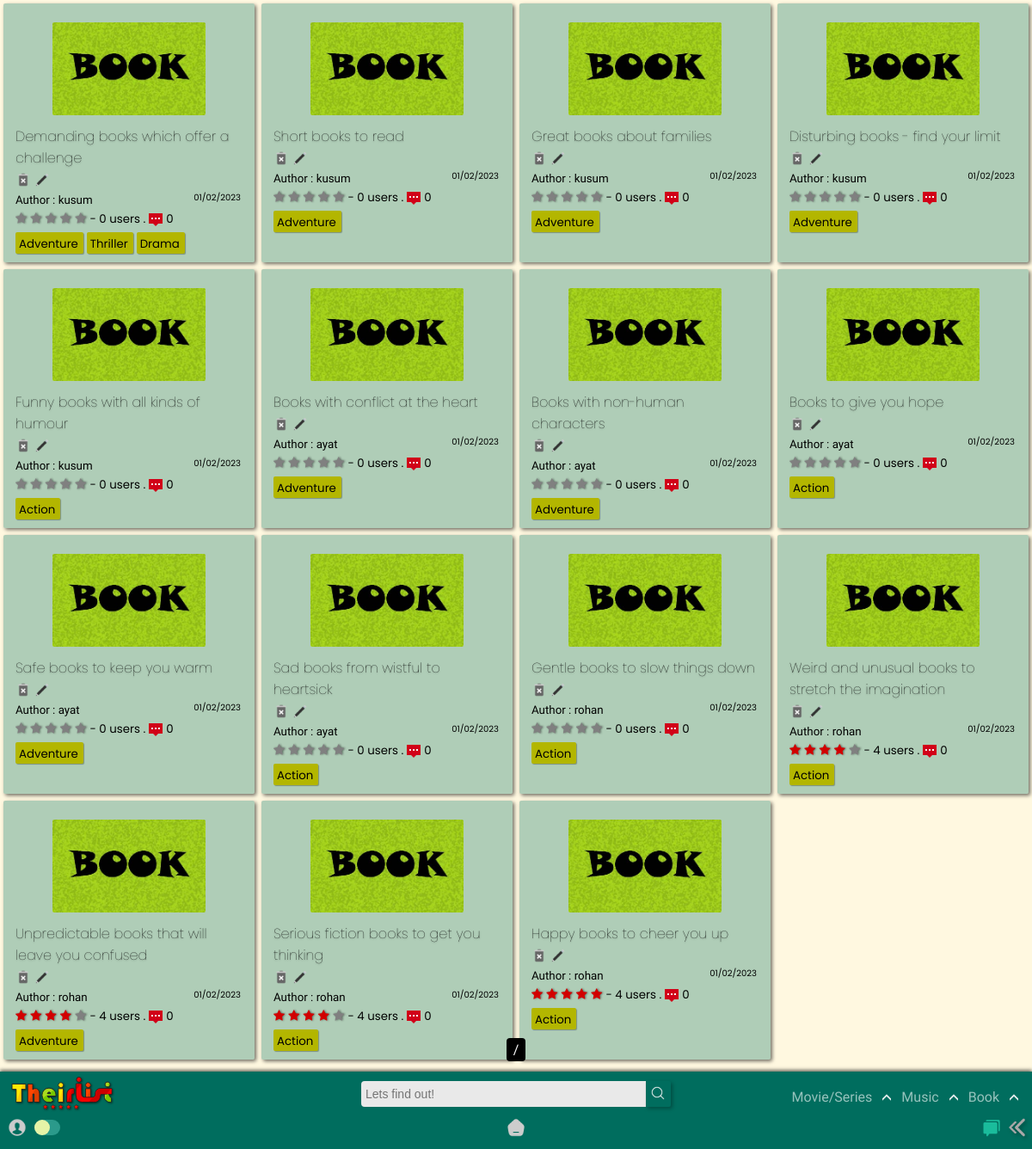
Screenshot of /home/booklist/ with the database file from the repository.
### app/models.py (models this page shows, shortened)
class BookList(models.Model):
    title = models.CharField(max_length=120)
    creator = models.ForeignKey(User,on_delete=models.SET_NULL,blank=True, null=True)
    genre = models.ManyToManyField('BookGenre',blank=True)
    posted = models.DateTimeField(auto_now_add=True)
    content = RichTextField(null=True,default=' ')
    type = models.CharField(max_length=10,default="book")
    spoiler_choices = [(False, 'No'),(True, 'Yes')]
    spoiler = models.BooleanField(default=False,null=True, choices = spoiler_choices)
    slug = models.SlugField(max_length= 300,null=True, blank = True, unique=True)
    def average_rating(self) -> float:
        return BookStarr.objects.filter(list=self).aggregate(Avg("rate"))["rate__avg"] or 0
    def count_rating(self):
        return BookStarr.objects.filter(list=self).count()
    def count_comments(self):
        return BookReview.objects.filter(BookList=self).count()

class BookGenre(models.Model):
    name = models.CharField(max_length=150)
    def __str__(self):
        return self.name

### app/views.py (the view)
# urls.py: path('booklist/',TheirListBookView.as_view(),name = 'booklist'),
class TheirListBookView(ListView): #books
    model = BookList
    template_name ='app/Booklist_list.html'
    def get_queryset(self, *args, **kwargs):
        qs = super().get_queryset(*args, **kwargs)
        qs = qs.order_by("-id")
        return qs

### templates/app/booklist_list.html (shortened to what this page needs)
{% extends "index.html" %}
{% load static %}
{% block content %}
<section>
  <div class="contain-sec" id="contain-sec">
    {% for lola in object_list %}
    <div class="elements">
      <div class="thumb">
        <img src="{% static 'app/images/book-poster.jpg' %}" width="100px" />
      </div>
      <div class="Title">
        <a href="{{lola.slug}}/"><h4 class="tit" id="tit">{{lola.title}}</h4></a>
        {% if user.id == lola.creator.id %}
          <a href="{% url 'app:delete_book' lola.slug %}"><img src ="{% static 'app/images/delete.png' %}"></a>
          <a href="{% url 'app:update_booklist' lola.slug %}"><img src ="{% static 'app/images/edit.png' %}"></a>
        {% else %}
        <img src ="{% static 'app/images/delete-dis.png' %}">
        <img src ="{% static 'app/images/edit-dis.png' %}">
        {% endif %}
        </div>
      <div class="Author">
        <small>Author : {{lola.creator.username}}<span>{{lola.posted|date:"SHORT_DATE_FORMAT"}}</span></small>
      </div>
      <div class="rating">
        <span class="star-headline">
          <span class="fa fa-star {% if lola.average_rating > 0 %} checked {% endif %}"></span>
          <span class="fa fa-star {% if lola.average_rating > 1 %} checked {% endif %}"></span>
          <span class="fa fa-star {% if lola.average_rating > 2 %} checked {% endif %}"></span>
          <span class="fa fa-star {% if lola.average_rating > 3 %} checked {% endif %}" ></span>
          <span class="fa fa-star {% if lola.average_rating > 4 %} checked {% endif %}"></span>
        </span>
        <small> - {{lola.count_rating}} users .<img class="comments_count" src="{% static 'app/images/comments.png' %}">{{lola.count_comments}}</small>
      </div>
        {% for tag in lola.genre.all %}
        <div class="Genre">
          <a href="{% url 'app:book' query=tag %}">
            <small>{{ tag }}</small>
          </a>
        </div>
          {% empty %}
          No tags!
        {% endfor %}
    </div>
    {% endfor %}
  </div>
  <div class="pagination_pages">
    <span class="step-links">
        <span class="current">
        {{ page_obj.number }} / {{ page_obj.paginator.num_pages }}
        </span>
    </span>
  </div>
</section>
{% endblock content %}

### static/app/css/desk.css (style rules this page uses)
:root { --rd: #D10000; --white: rgb(233, 233, 233); --rd2: #9DAAF2; --dark: #1d1d1d; --teal: rgb(0, 109, 94); }
* { -webkit-tap-highlight-color: transparent; margin: 0; padding: 0; box-sizing: border-box; }
body { -webkit-tap-highlight-color: transparent; background-color: #fff5d1ab; text-decoration: none; height: 100vh; display: flex; flex-direction: column; font-family: 'Raleway', sans-serif; }
.Title img { height: 18px!important; }
.Genre small { padding: 0 0; margin-right: 2px; }
.fa { color: grey; filter: drop-shadow(1px 0px 1px rgba(0, 0, 0, 0.493)); }
.star-headline .checked { color: #D10000; }
.star-headline span { font-size: 14px; }
.comments_count { height: 16px; margin-bottom: -4px; margin-left: 4px; margin-right: 4px; }

### staticfiles/app/css/content_css.css (style rules this page uses)
section { position: relative; z-index: 0; }
.contain-sec { padding-top: 0px; display: grid; width: 100%; color: black; grid-template-rows: repeat(auto-fit, minmax(100px, 1fr)); grid-template-columns: repeat(auto-fit, minmax(250px, 1fr)); position: relative; margin-bottom: 100px; }
.elements { padding: 10px 14px; width: auto; cursor: pointer; background-color: rgba(0, 109, 94, 0.315); margin: 4px; border-radius: 2px; position: relative; box-shadow: 2px 2px 4px #00000090; transition: all 250ms ease-in-out; }
.thumb { display: grid; justify-content: center; }
.thumb img { height: 108px; width: auto; border-radius: 2px; margin: 12px; }
.tit { font-family: Poppins; font-size: 1em; font-weight: lighter; transition: all 250ms ease-in-out; margin-bottom: 4px; text-shadow: 0px 1px 2px #0000005b; }
.Author span { position: absolute; margin-right: 16px; right: 0; cursor: pointer; font-size: 10px; font-family: 'Poppins', sans-serif; }
.rating { font-family: 'Poppins', sans-serif; }
.Genre { margin: 0px 0px; margin-top: 4px; padding: 0px 4px; border-radius: 2px; background-color: rgb(179, 182, 0); color: rgb(0, 0, 0); width: max-content; cursor: pointer; display: inline-block; box-shadow: 1px 1px 1px #0000004b; font-family: 'Poppins', sans-serif; transition: all 350ms ease-in-out; }
.pagination_pages { color: white; width: 100%; position: fixed; bottom: 106px; text-align: center; }
.step-links { width: max-content; border-radius: 4px; }
.pagination_pages a,.pagination_pages span { color: white; background-color: black; padding: 4px 4px; cursor: pointer!important; }

### templates/app/booklist_list.html (style rules this page uses)
.Title img { height: 14px; }

### rows the page displays
BookList: title "Demanding books which offer a challenge", creator.username "kusum", posted "01/02/2023", count_rating "0", count_comments "0"
BookGenre: name "Adventure"
BookGenre: name "Thriller"
BookGenre: name "Drama"
BookList: title "Short books to read", creator.username "kusum", posted "01/02/2023", count_rating "0", count_comments "0"
BookList: title "Great books about families", creator.username "kusum", posted "01/02/2023", count_rating "0", count_comments "0"
BookList: title "Disturbing books - find your limit", creator.username "kusum", posted "01/02/2023", count_rating "0", count_comments "0"
BookList: title "Funny books with all kinds of humour", creator.username "kusum", posted "01/02/2023", count_rating "0", count_comments "0"
BookGenre: name "Action"
BookList: title "Books with conflict at the heart", creator.username "ayat", posted "01/02/2023", count_rating "0", count_comments "0"
BookList: title "Books with non-human characters", creator.username "ayat", posted "01/02/2023", count_rating "0", count_comments "0"
BookList: title "Books to give you hope", creator.username "ayat", posted "01/02/2023", count_rating "0", count_comments "0"
BookList: title "Safe books to keep you warm", creator.username "ayat", posted "01/02/2023", count_rating "0", count_comments "0"
BookList: title "Sad books from wistful to heartsick", creator.username "ayat", posted "01/02/2023", count_rating "0", count_comments "0"
BookList: title "Gentle books to slow things down", creator.username "rohan", posted "01/02/2023", count_rating "0", count_comments "0"
BookList: title "Weird and unusual books to stretch the imagination", creator.username "rohan", posted "01/02/2023", count_rating "4", count_comments "0"
BookList: title "Unpredictable books that will leave you confused", creator.username "rohan", posted "01/02/2023", count_rating "4", count_comments "0"
BookList: title "Serious fiction books to get you thinking", creator.username "rohan", posted "01/02/2023", count_rating "4", count_comments "0"
BookList: title "Happy books to cheer you up", creator.username "rohan", posted "01/02/2023", count_rating "4", count_comments "0"
